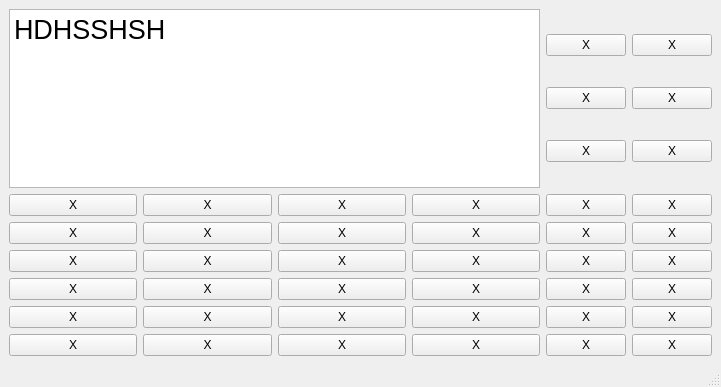
<?xml version="1.0" encoding="UTF-8"?>
<ui version="4.0">
 <class>MainWindow</class>
 <widget class="QMainWindow" name="MainWindow">
  <property name="geometry">
   <rect>
    <x>0</x>
    <y>0</y>
    <width>721</width>
    <height>387</height>
   </rect>
  </property>
  <property name="windowTitle">
   <string>MainWindow</string>
  </property>
  <widget class="QWidget" name="centralwidget">
   <layout class="QGridLayout" name="gridLayout_4">
    <item row="0" column="0">
     <widget class="QTextEdit" name="textEdit">
      <property name="font">
       <font>
        <pointsize>20</pointsize>
       </font>
      </property>
      <property name="html">
       <string>&lt;!DOCTYPE HTML PUBLIC &quot;-//W3C//DTD HTML 4.0//EN&quot; &quot;http://www.w3.org/TR/REC-html40/strict.dtd&quot;&gt;
&lt;html&gt;&lt;head&gt;&lt;meta name=&quot;qrichtext&quot; content=&quot;1&quot; /&gt;&lt;style type=&quot;text/css&quot;&gt;
p, li { white-space: pre-wrap; }
&lt;/style&gt;&lt;/head&gt;&lt;body style=&quot; font-family:'MS Shell Dlg 2'; font-size:20pt; font-weight:400; font-style:normal;&quot;&gt;
&lt;p style=&quot; margin-top:0px; margin-bottom:0px; margin-left:0px; margin-right:0px; -qt-block-indent:0; text-indent:0px;&quot;&gt;HDHSSHSH&lt;/p&gt;&lt;/body&gt;&lt;/html&gt;</string>
      </property>
     </widget>
    </item>
    <item row="0" column="1">
     <layout class="QGridLayout" name="gridLayout_3">
      <item row="0" column="0">
       <widget class="QPushButton" name="pushButton">
        <property name="text">
         <string>X</string>
        </property>
       </widget>
      </item>
      <item row="0" column="1">
       <widget class="QPushButton" name="pushButton_2">
        <property name="text">
         <string>X</string>
        </property>
       </widget>
      </item>
      <item row="1" column="0">
       <widget class="QPushButton" name="pushButton_4">
        <property name="text">
         <string>X</string>
        </property>
       </widget>
      </item>
      <item row="1" column="1">
       <widget class="QPushButton" name="pushButton_3">
        <property name="text">
         <string>X</string>
        </property>
       </widget>
      </item>
      <item row="2" column="0">
       <widget class="QPushButton" name="pushButton_6">
        <property name="text">
         <string>X</string>
        </property>
       </widget>
      </item>
      <item row="2" column="1">
       <widget class="QPushButton" name="pushButton_5">
        <property name="text">
         <string>X</string>
        </property>
       </widget>
      </item>
     </layout>
    </item>
    <item row="1" column="0">
     <layout class="QGridLayout" name="gridLayout">
      <item row="0" column="0">
       <widget class="QPushButton" name="pushButton_22">
        <property name="text">
         <string>X</string>
        </property>
       </widget>
      </item>
      <item row="0" column="1">
       <widget class="QPushButton" name="pushButton_21">
        <property name="text">
         <string>X</string>
        </property>
       </widget>
      </item>
      <item row="0" column="2">
       <widget class="QPushButton" name="pushButton_20">
        <property name="text">
         <string>X</string>
        </property>
       </widget>
      </item>
      <item row="0" column="3">
       <widget class="QPushButton" name="pushButton_19">
        <property name="text">
         <string>X</string>
        </property>
       </widget>
      </item>
      <item row="1" column="0">
       <widget class="QPushButton" name="pushButton_24">
        <property name="text">
         <string>X</string>
        </property>
       </widget>
      </item>
      <item row="1" column="1">
       <widget class="QPushButton" name="pushButton_26">
        <property name="text">
         <string>X</string>
        </property>
       </widget>
      </item>
      <item row="1" column="2">
       <widget class="QPushButton" name="pushButton_25">
        <property name="text">
         <string>X</string>
        </property>
       </widget>
      </item>
      <item row="1" column="3">
       <widget class="QPushButton" name="pushButton_23">
        <property name="text">
         <string>X</string>
        </property>
       </widget>
      </item>
      <item row="2" column="0">
       <widget class="QPushButton" name="pushButton_28">
        <property name="text">
         <string>X</string>
        </property>
       </widget>
      </item>
      <item row="2" column="1">
       <widget class="QPushButton" name="pushButton_30">
        <property name="text">
         <string>X</string>
        </property>
       </widget>
      </item>
      <item row="2" column="2">
       <widget class="QPushButton" name="pushButton_29">
        <property name="text">
         <string>X</string>
        </property>
       </widget>
      </item>
      <item row="2" column="3">
       <widget class="QPushButton" name="pushButton_27">
        <property name="text">
         <string>X</string>
        </property>
       </widget>
      </item>
      <item row="3" column="0">
       <widget class="QPushButton" name="pushButton_32">
        <property name="text">
         <string>X</string>
        </property>
       </widget>
      </item>
      <item row="3" column="1">
       <widget class="QPushButton" name="pushButton_34">
        <property name="text">
         <string>X</string>
        </property>
       </widget>
      </item>
      <item row="3" column="2">
       <widget class="QPushButton" name="pushButton_33">
        <property name="text">
         <string>X</string>
        </property>
       </widget>
      </item>
      <item row="3" column="3">
       <widget class="QPushButton" name="pushButton_31">
        <property name="text">
         <string>X</string>
        </property>
       </widget>
      </item>
      <item row="4" column="0">
       <widget class="QPushButton" name="pushButton_36">
        <property name="text">
         <string>X</string>
        </property>
       </widget>
      </item>
      <item row="4" column="1">
       <widget class="QPushButton" name="pushButton_38">
        <property name="text">
         <string>X</string>
        </property>
       </widget>
      </item>
      <item row="4" column="2">
       <widget class="QPushButton" name="pushButton_37">
        <property name="text">
         <string>X</string>
        </property>
       </widget>
      </item>
      <item row="4" column="3">
       <widget class="QPushButton" name="pushButton_35">
        <property name="text">
         <string>X</string>
        </property>
       </widget>
      </item>
      <item row="5" column="0">
       <widget class="QPushButton" name="pushButton_40">
        <property name="text">
         <string>X</string>
        </property>
       </widget>
      </item>
      <item row="5" column="1">
       <widget class="QPushButton" name="pushButton_42">
        <property name="text">
         <string>X</string>
        </property>
       </widget>
      </item>
      <item row="5" column="2">
       <widget class="QPushButton" name="pushButton_41">
        <property name="text">
         <string>X</string>
        </property>
       </widget>
      </item>
      <item row="5" column="3">
       <widget class="QPushButton" name="pushButton_39">
        <property name="text">
         <string>X</string>
        </property>
       </widget>
      </item>
     </layout>
    </item>
    <item row="1" column="1">
     <layout class="QGridLayout" name="gridLayout_2">
      <item row="0" column="0">
       <widget class="QPushButton" name="pushButton_10">
        <property name="text">
         <string>X</string>
        </property>
       </widget>
      </item>
      <item row="0" column="1">
       <widget class="QPushButton" name="pushButton_7">
        <property name="text">
         <string>X</string>
        </property>
       </widget>
      </item>
      <item row="1" column="0">
       <widget class="QPushButton" name="pushButton_8">
        <property name="text">
         <string>X</string>
        </property>
       </widget>
      </item>
      <item row="1" column="1">
       <widget class="QPushButton" name="pushButton_11">
        <property name="text">
         <string>X</string>
        </property>
       </widget>
      </item>
      <item row="2" column="0">
       <widget class="QPushButton" name="pushButton_12">
        <property name="text">
         <string>X</string>
        </property>
       </widget>
      </item>
      <item row="2" column="1">
       <widget class="QPushButton" name="pushButton_9">
        <property name="text">
         <string>X</string>
        </property>
       </widget>
      </item>
      <item row="3" column="0">
       <widget class="QPushButton" name="pushButton_16">
        <property name="text">
         <string>X</string>
        </property>
       </widget>
      </item>
      <item row="3" column="1">
       <widget class="QPushButton" name="pushButton_13">
        <property name="text">
         <string>X</string>
        </property>
       </widget>
      </item>
      <item row="4" column="0">
       <widget class="QPushButton" name="pushButton_14">
        <property name="text">
         <string>X</string>
        </property>
       </widget>
      </item>
      <item row="4" column="1">
       <widget class="QPushButton" name="pushButton_17">
        <property name="text">
         <string>X</string>
        </property>
       </widget>
      </item>
      <item row="5" column="0">
       <widget class="QPushButton" name="pushButton_18">
        <property name="text">
         <string>X</string>
        </property>
       </widget>
      </item>
      <item row="5" column="1">
       <widget class="QPushButton" name="pushButton_15">
        <property name="text">
         <string>X</string>
        </property>
       </widget>
      </item>
     </layout>
    </item>
   </layout>
  </widget>
  <widget class="QMenuBar" name="menubar">
   <property name="geometry">
    <rect>
     <x>0</x>
     <y>0</y>
     <width>721</width>
     <height>22</height>
    </rect>
   </property>
  </widget>
  <widget class="QStatusBar" name="statusbar"/>
 </widget>
 <resources/>
 <connections/>
</ui>
